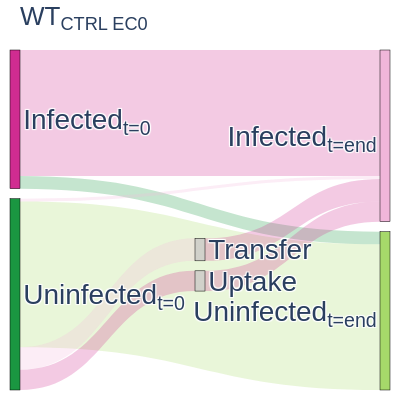
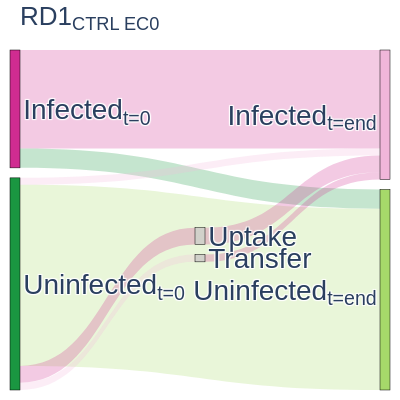

Notebook source saved alongside these figures, in order:
### Code cell
# Define labels and colors (unchanged)
labels = [
    "Infected<sub>t=0</sub>",          # Infected with subscript t=0
    "Uninfected<sub>t=0</sub>",       # Uninfected with subscript t=0
    "Infected<sub>t=end</sub>",        # Infected with subscript t=end
    "Uninfected<sub>t=end</sub>",      # Uninfected with subscript t=end
    "Uptake",                          # Uptake
    "Transfer"                         # Transfer
]

node_colors = [colours.expanded_piyg[i] for i in [-1, 0, -2, 1, 3, 3]]
link_colors = [
    f'rgba({int(color[1:3], 16)}, {int(color[3:5], 16)}, {int(color[5:7], 16)}, 0.25)'
    for color in [colours.expanded_piyg[i] for i in [-1, 0, -2, 1, -1, -2, -1, -1]]
]
sankeys = {}
# Loop through each sankey_data and create a separate Sankey diagram for each
for idx, data in enumerate(sankey_data_list):
    strain = data['strain'] 
    conc = data['concentration']
    if conc != 'EC0':
        continue
    if strain not in ['WT', 'RD1']:
        continue
    

    fig = go.Figure()

    # Normalize values
    normalization_factor = data['total'] / max_total
    N_stayed_infected = data['N_stayed_infected'] / normalization_factor
    N_got_uninfected = data['N_got_uninfected'] / normalization_factor
    N_got_infected = data['N_got_infected'] / normalization_factor
    N_stayed_uninfected = data['N_stayed_uninfected'] / normalization_factor
    N_uptake = data['N_uptake'] / normalization_factor
    N_transfer = data['N_transfer'] / normalization_factor
    
    # Create value list
    value = [
        N_stayed_infected,     # Initially Infected -> Finally Infected
        N_got_uninfected,      # Initially Infected -> Finally Uninfected
        N_got_infected,        # Initially Uninfected -> Finally Infected
        N_stayed_uninfected,   # Initially Uninfected -> Finally Uninfected
        N_uptake,              # Initially Uninfected -> Uptake
        N_transfer,            # Initially Uninfected -> Transfer
        N_uptake,              # Uptake -> Finally Infected
        N_transfer,            # Transfer -> Finally Infected
    ]
    
    # Ensure no negative or NaN values
    value = [max(v, 0) if not pd.isnull(v) else 0 for v in value]
    
    # Define source and target arrays
    source = [0, 0, 1, 1, 1, 1, 4, 5]
    target = [2, 3, 2, 3, 4, 5, 2, 2]
    
    # Create the Sankey diagram
    sankey = go.Sankey(
        domain=dict(x=[0, 1], y=[0, 1]),
        orientation='h',
        node=dict(
            pad=10,
            thickness=10,
            line=dict(color="black", width=0.5),
            label=labels,
            color=node_colors,
        ),
        link=dict(
            source=source,
            target=target,
            value=value,
            color=link_colors
        ),
        textfont=dict(size=28)
    )
    
    # Add the Sankey diagram to the figure
    fig.add_trace(sankey)

    # Update layout for each figure
    fig.update_layout(
    title_text=f"{data['strain']}<sub>{data['compound']} {data['concentration']}</sub>",
        width=400,  # Adjust as needed
        height=400,  # Adjust as needed
        font_family="Helvetica",
        margin=dict(l=10, r=10, t=50, b=10),
        titlefont=dict(size=26)
    )

    # # Save each figure with a unique filename
    # fig.write_image(f'{syno_base_dir()}/results/sankey/sankey_diagram_{data["strain"]}_{data["compound"]}_{data["concentration"]}.pdf')
    sankeys[strain] = fig
    fig.write_html(f'../interactive_plots/sankey_diagram_{data["strain"]}_{data["compound"]}_{data["concentration"]}.html')
    # Display each figure
    fig.show()

### Figure 1 — Plotly figure (JSON) as saved in the notebook; plotly's stock layout.template omitted (floating-point values rounded to 4 significant figures)
{"data": [{"domain": {"x": [0, 1], "y": [0, 1]}, "link": {"color": ["rgba(208, 44, 145, 0.25)", "rgba(26, 150, 65, 0.25)", "rgba(241, 182, 218, 0.25)", "rgba(166, 217, 106, 0.25)", "rgba(208, 44, 145, 0.25)", "rgba(241, 182, 218, 0.25)", "rgba(208, 44, 145, 0.25)", "rgba(208, 44, 145, 0.25)"], "source": [0, 0, 1, 1, 1, 1, 4, 5], "target": [2, 3, 2, 3, 4, 5, 2, 2], "value": [740, 74, 17, 855, 119, 132, 119, 132]}, "node": {"color": ["#d02c91", "#1a9641", "#f1b6da", "#a6d96a", "#d1d1ca", "#d1d1ca"], "label": ["Infected<sub>t=0</sub>", "Uninfected<sub>t=0</sub>", "Infected<sub>t=end</sub>", "Uninfected<sub>t=end</sub>", "Uptake", "Transfer"], "line": {"color": "black", "width": 0.5}, "pad": 10, "thickness": 10}, "orientation": "h", "textfont": {"size": 28}, "type": "sankey"}], "layout": {"font": {"family": "Helvetica"}, "height": 400, "margin": {"b": 10, "l": 10, "r": 10, "t": 50}, "title": {"font": {"size": 26}, "text": "WT<sub>CTRL EC0</sub>"}, "width": 400}}

### Figure 2 — Plotly figure (JSON) as saved in the notebook; plotly's stock layout.template omitted (floating-point values rounded to 4 significant figures)
{"data": [{"domain": {"x": [0, 1], "y": [0, 1]}, "link": {"color": ["rgba(208, 44, 145, 0.25)", "rgba(26, 150, 65, 0.25)", "rgba(241, 182, 218, 0.25)", "rgba(166, 217, 106, 0.25)", "rgba(208, 44, 145, 0.25)", "rgba(241, 182, 218, 0.25)", "rgba(208, 44, 145, 0.25)", "rgba(208, 44, 145, 0.25)"], "source": [0, 0, 1, 1, 1, 1, 4, 5], "target": [2, 3, 2, 3, 4, 5, 2, 2], "value": [578.9, 112.9, 39.76, 1064.0, 98.6, 42.94, 98.6, 42.94]}, "node": {"color": ["#d02c91", "#1a9641", "#f1b6da", "#a6d96a", "#d1d1ca", "#d1d1ca"], "label": ["Infected<sub>t=0</sub>", "Uninfected<sub>t=0</sub>", "Infected<sub>t=end</sub>", "Uninfected<sub>t=end</sub>", "Uptake", "Transfer"], "line": {"color": "black", "width": 0.5}, "pad": 10, "thickness": 10}, "orientation": "h", "textfont": {"size": 28}, "type": "sankey"}], "layout": {"font": {"family": "Helvetica"}, "height": 400, "margin": {"b": 10, "l": 10, "r": 10, "t": 50}, "title": {"font": {"size": 26}, "text": "RD1<sub>CTRL EC0</sub>"}, "width": 400}}
